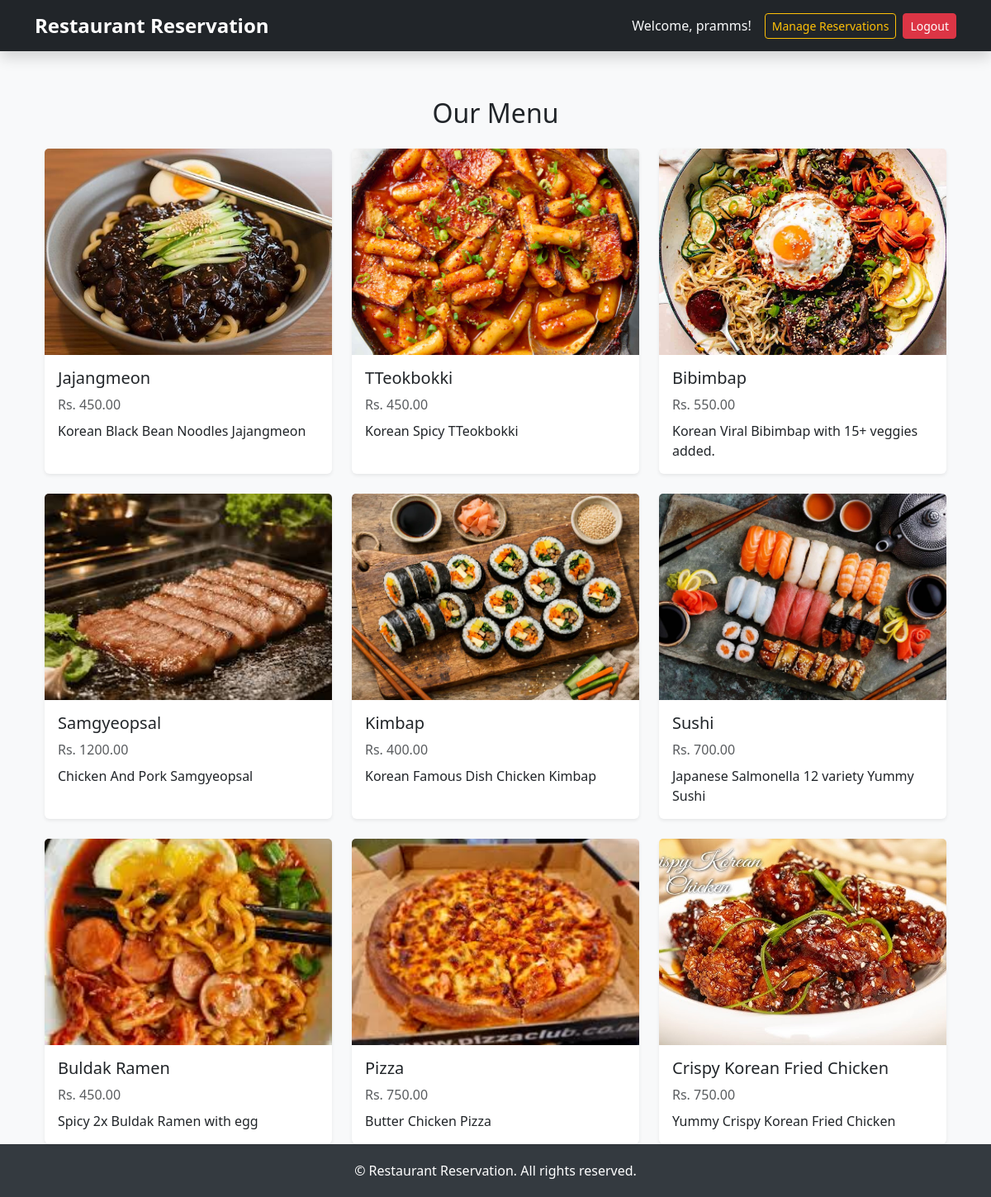
The app's page / (signed in) with its own data.
### reservation/models.py (models this page shows, shortened)
class MenuItem(models.Model):
    name = models.CharField(max_length=100)
    description = models.TextField()
    price = models.DecimalField(max_digits=6,decimal_places=2)
    available = models.BooleanField(default=True)
    image = models.ImageField(upload_to="images/",blank=False)

### reservation/views.py (the view)
# urls.py: path("",views.HomeView.as_view(),name="home"),
class HomeView(ListView):
    model = MenuItem
    template_name = "home.html"
    context_object_name = "menu_items"
    def get_queryset(self):
        return MenuItem.objects.filter(available=True).order_by("-id")

### templates/home.html
{% extends "base.html" %}
{% block content %}
<div class="container mt-4">
    <h2 class="mb-4 text-center">Our Menu</h2>
    <div class="row row-cols-1 row-cols-md-3 g-4">
        {% for item in menu_items %}
        <div class="col">
            <div class="card h-100 shadow-sm border-0">
                <img src="{{ item.image.url }}" class="card-img-top" alt="{{ item.name }}"
                     style="object-fit: cover; height: 250px;">
                <div class="card-body d-flex flex-column">
                    <h5 class="card-title">{{ item.name }}</h5>
                    <p class="text-muted mb-2">Rs. {{ item.price }}</p>
                    <p class="card-text flex-grow-1">{{ item.description }}</p>
                </div>
            </div>
        </div>
        {% endfor %}
    </div>
</div>
{% endblock content %}

### templates/base.html (shortened to what this page needs)
<!doctype html>
<html lang="en">
<head>
    <link href="https://cdn.jsdelivr.net/npm/bootstrap@5.3.8/dist/css/bootstrap.min.css" rel="stylesheet"
>
</head>
<body>
    <nav class="navbar navbar-expand-lg navbar-dark bg-dark fixed-top shadow">
        <div class="container">
            <a class="navbar-brand" href="/">Restaurant Reservation</a>
            <div class="collapse navbar-collapse" id="navbarNav">
                <ul class="navbar-nav ms-auto align-items-center">
                    <li class="nav-item">
                        {% if user.is_authenticated %}
                        <span class="welcome-text text-light">
                            Welcome, {{ user.username }}!
                        </span>
                        {% else %}
                        <span class="welcome-text text-light">Welcome, Guest!</span>
                        {% endif %}
                    </li>
                    {% if user.is_authenticated and user.profile.role != "customer" %}
                    <li class="nav-item">
                        <a class="btn btn-outline-warning btn-sm" href="{% url 'manage-reservations' %}">Manage Reservations</a>
                    </li>
                    {% endif %}
                    {% if user.is_authenticated %}
                    <li class="nav-item ms-2">
                        <form action="{% url 'logout' %}" method="post" class="d-inline">
                            <button type="submit" class="btn btn-danger btn-sm">Logout</button>
                        </form>
                    </li>
                    {% else %}
                    <li class="nav-item ms-2">
                        <a href="{% url 'login' %}" class="btn btn-primary btn-sm">Login</a>
                    </li>
                    {% endif %}
                </ul>
            </div>
        </div>
    </nav>
    <main class="container mt-4">
        {% block content %}
        {% endblock content %}
    </main>
    <footer>
        &copy; {{ now|date:"Y" }} Restaurant Reservation. All rights reserved.
    </footer>
</body>
</html>

### templates/base.html (style rules this page uses)
html, body { height: 100%; }
body { display: flex; flex-direction: column; background-color: #f8f9fa; padding-top: 70px; }
.navbar-brand { font-weight: bold; font-size: 1.5rem; }
.welcome-text { margin-right: 1rem; font-weight: 500; }
main { flex: 1 0 auto; }
footer { flex-shrink: 0; background-color: #343a40; color: #fff; padding: 20px 0; text-align: center; }

### records on screen
MenuItem: image (picture), name "Jajangmeon", price "450.00", description "Korean Black Bean Noodles Jajangmeon"
MenuItem: image (picture), name "TTeokbokki", price "450.00", description "Korean Spicy TTeokbokki"
MenuItem: image (picture), name "Bibimbap", price "550.00", description "Korean Viral Bibimbap with 15+ veggies added."
MenuItem: image (picture), name "Samgyeopsal", price "1200.00", description "Chicken And Pork Samgyeopsal"
MenuItem: image (picture), name "Kimbap", price "400.00", description "Korean Famous Dish Chicken Kimbap"
MenuItem: image (picture), name "Sushi", price "700.00", description "Japanese Salmonella 12 variety Yummy Sushi"
MenuItem: image (picture), name "Buldak Ramen", price "450.00", description "Spicy 2x Buldak Ramen with egg"
MenuItem: image (picture), name "Pizza", price "750.00", description "Butter Chicken Pizza"
MenuItem: image (picture), name "Crispy Korean Fried Chicken", price "750.00", description "Yummy Crispy Korean Fried Chicken"

### other values on screen
{{ user.username }} "pramms"
